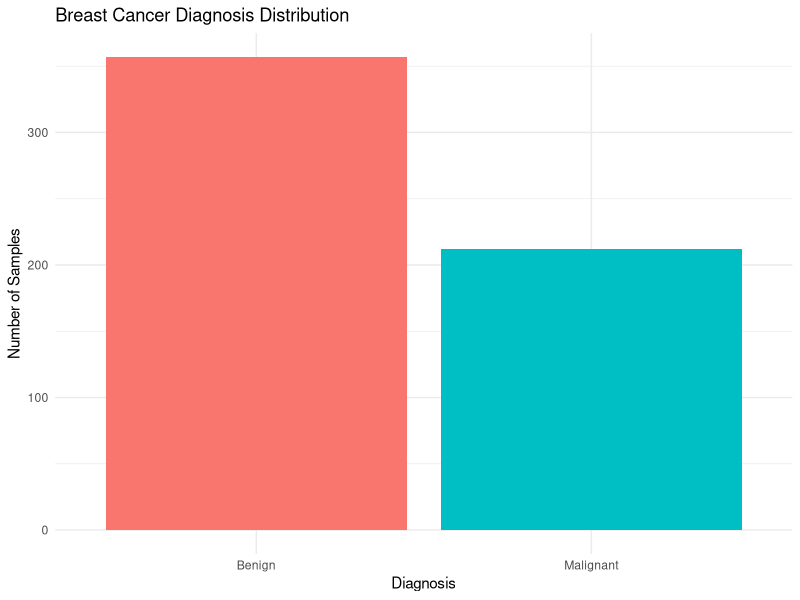
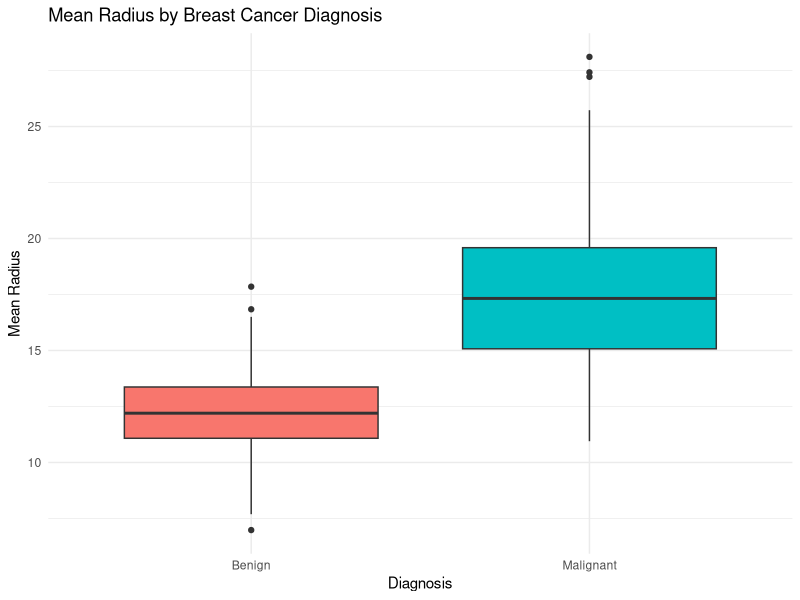
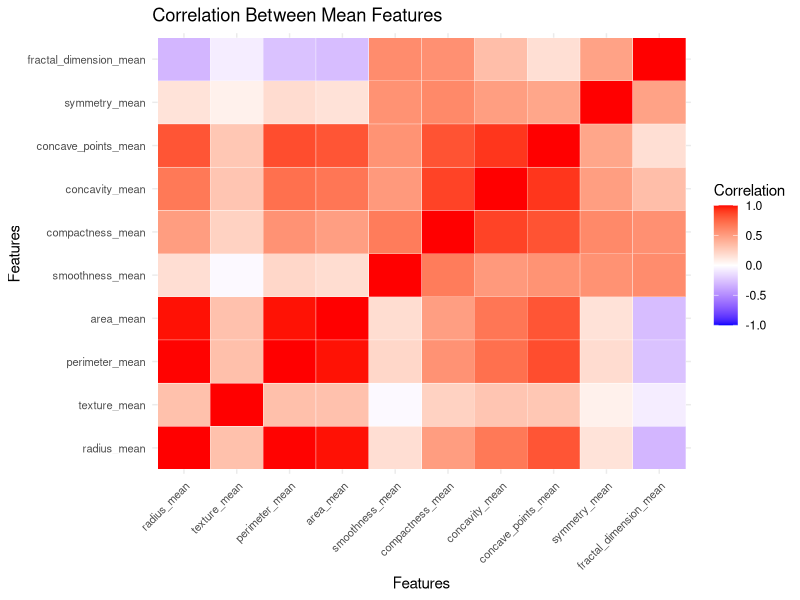
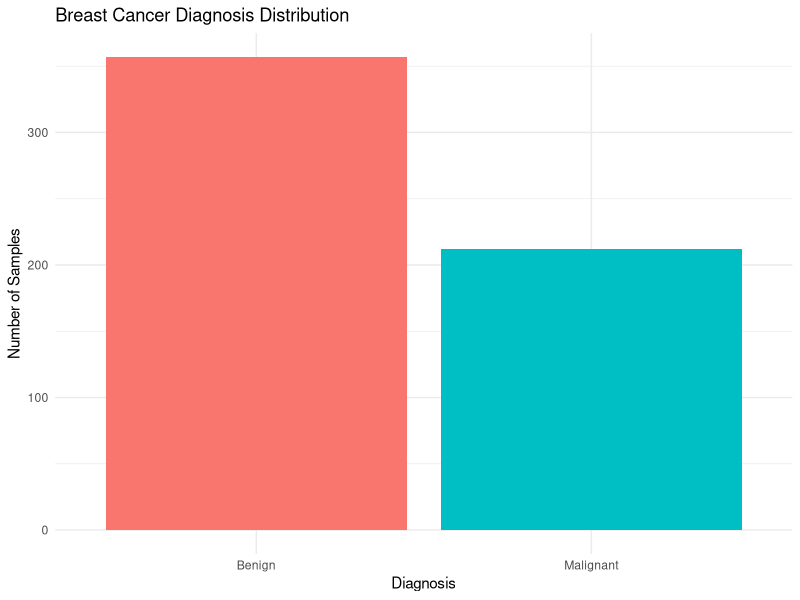
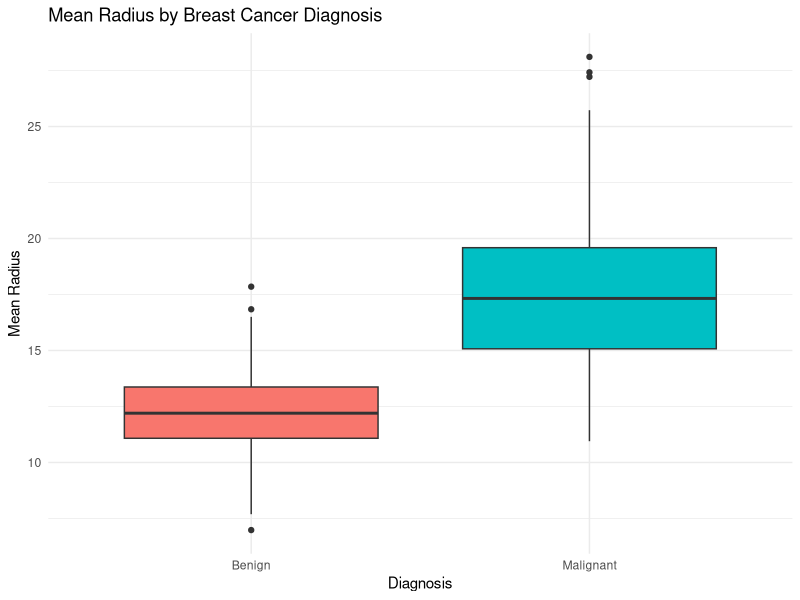
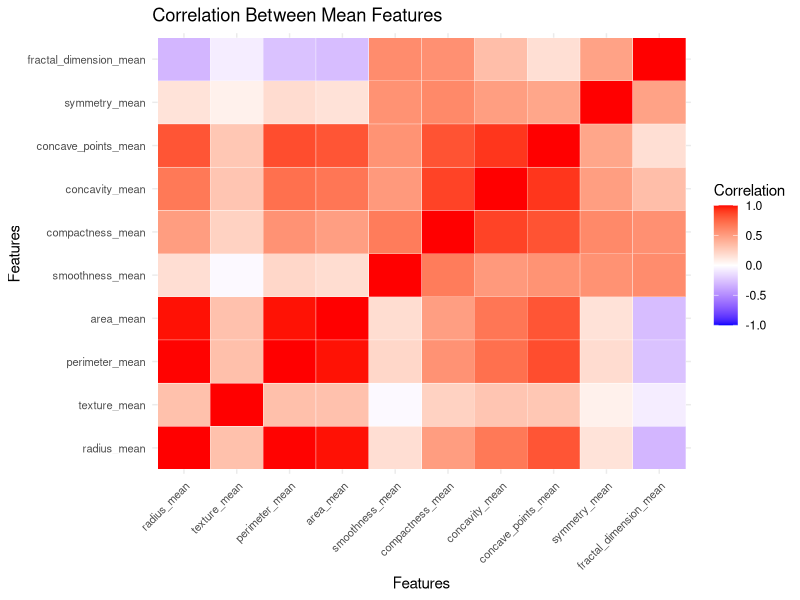

Recreate these plots in R, in order.

# ==========================================
# Bioinformatics ICA 03
# Step 2: Exploratory Data Analysis
# Diagnosis Distribution
# ==========================================

# Load package
library(ggplot2)

# Load cleaned dataset
breast_cancer <- read.csv(
  "data/processed/breast_cancer_clean.csv"
)

# Create diagnosis distribution chart
diagnosis_plot <- ggplot(
  breast_cancer,
  aes(x = diagnosis, fill = diagnosis)
) +
  geom_bar() +
  labs(
    title = "Breast Cancer Diagnosis Distribution",
    x = "Diagnosis",
    y = "Number of Samples"
  ) +
  theme_minimal() +
  theme(legend.position = "none")

# Display chart
print(diagnosis_plot)

# Save chart
ggsave(
  "figures/01_diagnosis_distribution.png",
  plot = diagnosis_plot,
  width = 7,
  height = 5,
  dpi = 300
)

# End


# ==========================================
# Boxplot: Radius Mean by Diagnosis
# ==========================================

radius_plot <- ggplot(
  breast_cancer,
  aes(x = diagnosis, y = radius_mean, fill = diagnosis)
) +
  geom_boxplot() +
  labs(
    title = "Mean Radius by Breast Cancer Diagnosis",
    x = "Diagnosis",
    y = "Mean Radius"
  ) +
  theme_minimal() +
  theme(legend.position = "none")

# Display chart
print(radius_plot)

# Save chart
ggsave(
  "figures/02_radius_boxplot.png",
  plot = radius_plot,
  width = 7,
  height = 5,
  dpi = 300
)

# ==========================================
# Correlation Analysis
# ==========================================

# Select mean measurement features
mean_features <- c(
  "radius_mean",
  "texture_mean",
  "perimeter_mean",
  "area_mean",
  "smoothness_mean",
  "compactness_mean",
  "concavity_mean",
  "concave_points_mean",
  "symmetry_mean",
  "fractal_dimension_mean"
)

# Calculate correlation matrix
correlation_matrix <- cor(
  breast_cancer[, mean_features]
)

# Convert matrix into data frame
correlation_data <- as.data.frame(
  as.table(correlation_matrix)
)

# Create correlation heatmap
correlation_plot <- ggplot(
  correlation_data,
  aes(x = Var1, y = Var2, fill = Freq)
) +
  geom_tile(color = "white") +
  scale_fill_gradient2(
    low = "blue",
    mid = "white",
    high = "red",
    midpoint = 0,
    limits = c(-1, 1),
    name = "Correlation"
  ) +
  labs(
    title = "Correlation Between Mean Features",
    x = "Features",
    y = "Features"
  ) +
  theme_minimal() +
  theme(
    axis.text.x = element_text(
      angle = 45,
      hjust = 1,
      size = 8
    ),
    axis.text.y = element_text(size = 8)
  )

# Display heatmap
print(correlation_plot)

# Save heatmap
ggsave(
  "figures/03_correlation_heatmap.png",
  plot = correlation_plot,
  width = 10,
  height = 8,
  dpi = 300
)
